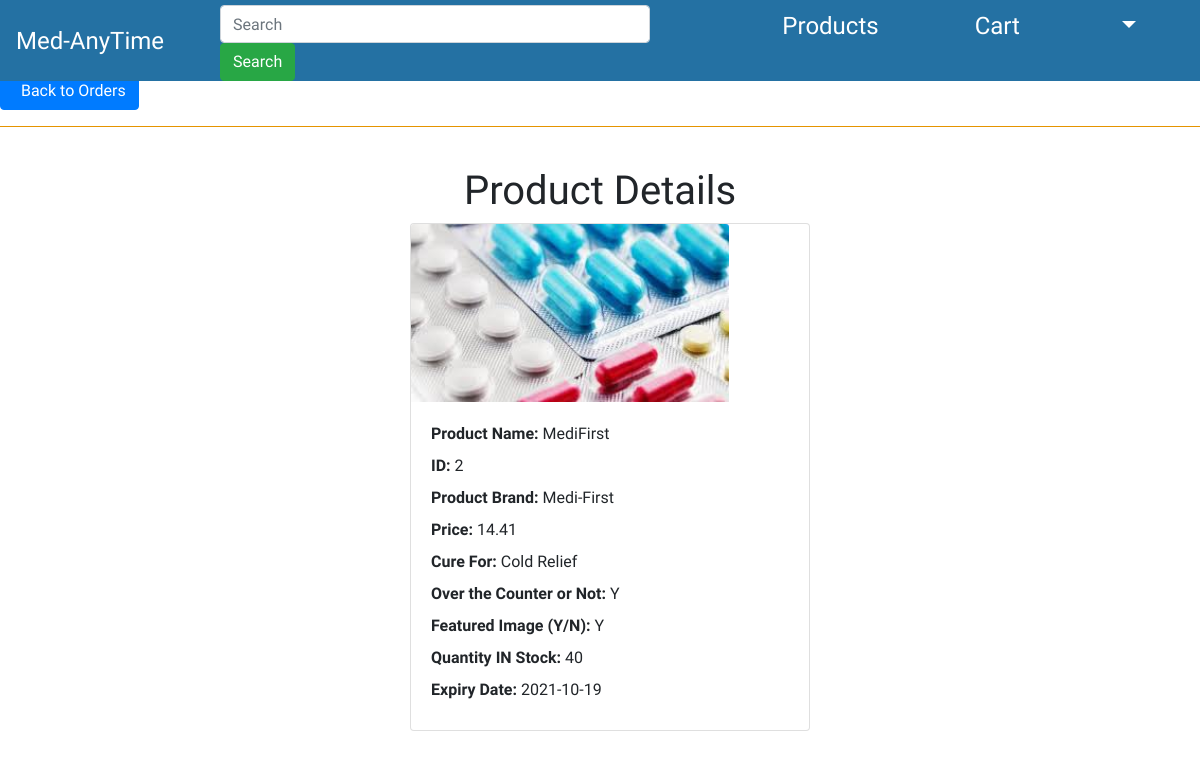
The page /view_order_products_users.php?ID=2 (signed in) on the database as committed earlier.
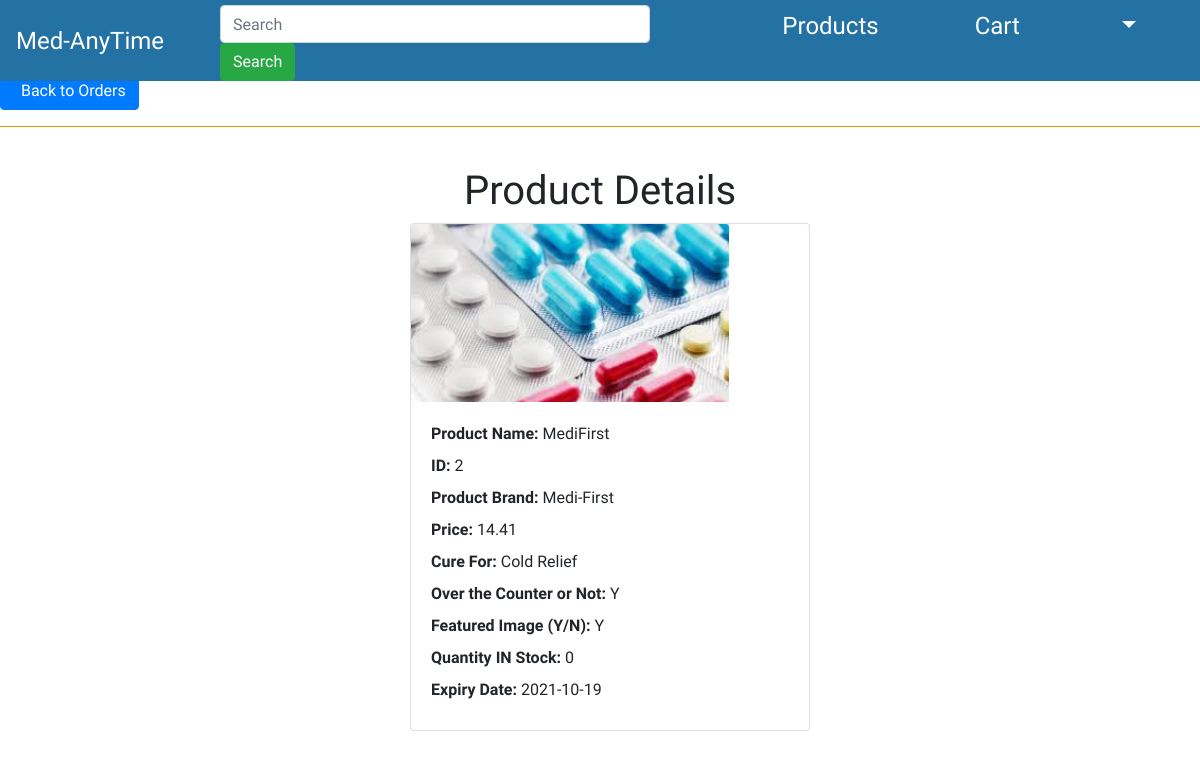
The same page on the database as committed later.
### tables this page shows
CREATE TABLE `products` (
  `ID` int(11) NOT NULL,
  `ProductName` varchar(255) NOT NULL,
  `CompanyName` varchar(255) NOT NULL,
  `CureFor` varchar(255) DEFAULT NULL,
  `Price` decimal(10,2) NOT NULL,
  `OtcFlag` varchar(1) DEFAULT NULL,
  `Featured_Flag` varchar(255) NOT NULL,
  `ExpiryDate` date NOT NULL,
  `NumberInStock` int(11) NOT NULL,
  `productImage` varchar(255) NOT NULL
);

### view_order_products_users.php (the view, shortened to what this page needs)
<!DOCTYPE html>
<html lang="en">
<head>
    <link rel="stylesheet" href="https://stackpath.bootstrapcdn.com/bootstrap/4.1.3/css/bootstrap.min.css">
    <link rel="stylesheet" href="app new2.css">
</head>
<body class="index-page sidebar-collapse">
<nav  class="navbar navbar-dark navbar-expand-md pt-0 pb-0 fixed-top">
      <a href="userpage2.php" class="navbar-brand">Med-AnyTime</a>
	  <div class="collapse navbar-collapse" id="navmenu">
    <ul class="navbar-nav mr-auto">
      <li class="nav-item">
      <form method="POST" action="UserProductSearch.php" class="form-inline my-2 my-lg-0">
      <input class="form-control mr-sm-3" type="search" placeholder="Search" name="search" id="navBarSearchForm" aria-label="Search">
      <button class="btn btn-success my-2 my-sm-0" type="submit" name = "SearchButton" id="SearchButton">Search</button>
      </form>
      </li>
	   <li class="nav-item">
        <a class="nav-link" href="UserProducts.php">Products</a>
      </li>
	    <li class="nav-item">
        <a class="nav-link" href="CartDetails.php">Cart</a>
      </li>
	  <li class="nav-item dropdown">
                        <a class="nav-link dropdown-toggle" href="#" id="navbarDropdown" role="button" data-toggle="dropdown" aria-haspopup="true" aria-expanded="true">
                        </a>
       </li>
    </ul>
  </div>
  </nav>
     <br><br><br>
<a class="btn btn-primary btn-round" href="Order_details_admin.php"><i class="now-ui-icons shopping_basket"></i> &nbsp Back to Orders</a>
                      <hr color="orange">
	<br>
	<h1 align="Center"> Product Details</h1>
    <?php
		include('C:/xampp/htdocs/SwEngg/Config/dbConnection.php');
		$ID=$_GET['ID'];
		$query = "SELECT * FROM products WHERE ID='$ID'";
		$result = mysqli_query($dbConnection,$query);
		while($res = mysqli_fetch_array($result)) {
	?>
<form class = "form" method ="POST" action="addToCart.php">
  <div class="row">
	<div class="col-sm-4">
	</div>
		<div class="col-sm-4">
			<div class="card-columns">
                <div class="card" style = "width: 25rem;" >
                                 <?php if($res['productImage'] != ""): ?>
                            <img class="card-img-top" src="/SwEngg/upload/<?php echo $res['productImage']; ?>" alt="prodImage"  Style = "width:80%">
                            <?php else: ?>
                            <img class="card-img-top" src="/SwEngg/upload/default.jpg" alt="prodImage" class="center" Style = "width:100%">
                            <?php endif; ?>
                          <div class="card-body">
							<label><strong>Product Name:</strong></label>
							<output type ="text" name="ProductName"><?php echo $res['ProductName'];?></output>
							<br>
							<label><strong>ID:</strong></label>
							<output  type ="text" name="ProductID"><?php echo $res['ID'];?></output>
							<br>
							<label><strong>Product Brand:</strong></label>
							<output type ="text" name="compName"><?php echo $res['CompanyName'];?></output>
                            <br>
							<label><strong>Price:</strong></label>
							<output type ="text" name="price"><?php echo $res['Price'];?></output>
							<br>
							<label><strong>Cure For:</strong></label>
							<output type ="text" name="cureFor"><?php echo $res['CureFor'];?></output>
							<br>
							<label><strong>Over the Counter or Not:</strong></label>
							<output type ="text" name="OtcFlag"><?php echo $res['OtcFlag'];?></output>
							<br>
							<label><strong>Featured Image (Y/N):</strong></label>
							<output type ="text" name="FeaturedFlag"><?php echo $res['Featured_Flag'];?></output>
							<br>
							<label><strong>Quantity IN Stock:</strong></label>
							<output type ="text" name="prodQty"><?php echo $res['NumberInStock'];?></output>
							<br>
							<label><strong>Expiry Date:</strong></label>
							<output type ="date" name="ExpiryDate"><?php echo $res['ExpiryDate'];?></output>
						<?php } ?></ul>
                        </div>
					</div>
				</div>
			<br><br>
        </div>
        </div>
		</form>
</body>
</html>

Rows that differ between the two databases and show on the page:
changed products "MediFirst": NumberInStock "40" → "0"
